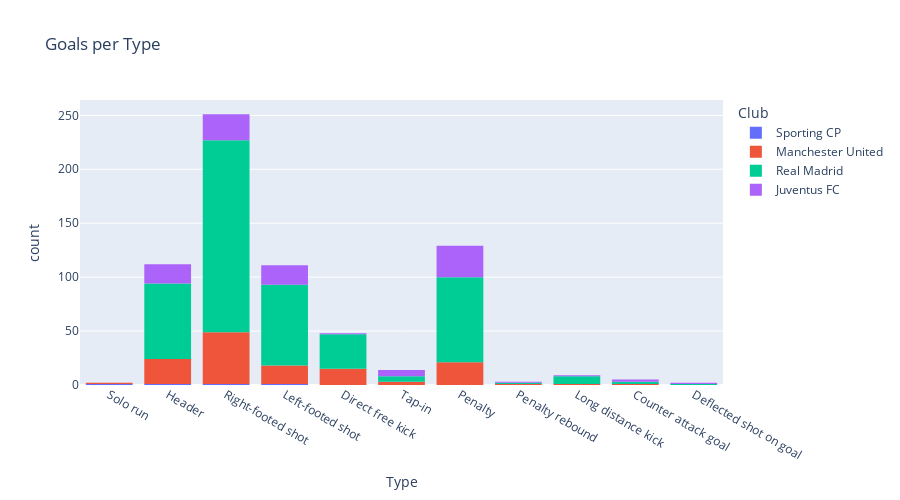

The cell this chart's notebook holds for it:
### Markdown cell above
## 4.6. Goals per Type_of_goal

### Code cell
px.histogram(
    df,
    x='Type',
    title="Goals per Type",
    log_x=False,
    log_y=False,
    #symbol='title',
    #markers=True,
    #width=800, 
    height=500,
    color='Club',
    hover_name='Club',
    hover_data=['Playing_Position','Competition','Season','Club'])

### Figure 1 — Plotly figure (JSON) as saved in the notebook; plotly's stock layout.template omitted (floating-point values rounded to 4 significant figures; data arrays with more than 128 entries replaced by an {"elided": "..."} marker saying what was removed)
{"data": [{"alignmentgroup": "True", "bingroup": "x", "hovertemplate": "Club=Sporting CP<br>Type=%{x}<br>count=%{y}<extra></extra>", "legendgroup": "Sporting CP", "marker": {"color": "#636efa", "pattern": {"shape": ""}}, "name": "Sporting CP", "offsetgroup": "Sporting CP", "orientation": "v", "showlegend": true, "type": "histogram", "x": ["Solo run", "Header", "Right-footed shot", "Left-footed shot", null], "xaxis": "x", "yaxis": "y"}, {"alignmentgroup": "True", "bingroup": "x", "hovertemplate": "Club=Manchester United<br>Type=%{x}<br>count=%{y}<extra></extra>", "legendgroup": "Manchester United", "marker": {"color": "#EF553B", "pattern": {"shape": ""}}, "name": "Manchester United", "offsetgroup": "Manchester United", "orientation": "v", "showlegend": true, "type": "histogram", "x": {"elided": "145 str values"}, "xaxis": "x", "yaxis": "y"}, {"alignmentgroup": "True", "bingroup": "x", "hovertemplate": "Club=Real Madrid<br>Type=%{x}<br>count=%{y}<extra></extra>", "legendgroup": "Real Madrid", "marker": {"color": "#00cc96", "pattern": {"shape": ""}}, "name": "Real Madrid", "offsetgroup": "Real Madrid", "orientation": "v", "showlegend": true, "type": "histogram", "x": {"elided": "450 str values"}, "xaxis": "x", "yaxis": "y"}, {"alignmentgroup": "True", "bingroup": "x", "hovertemplate": "Club=Juventus FC<br>Type=%{x}<br>count=%{y}<extra></extra>", "legendgroup": "Juventus FC", "marker": {"color": "#ab63fa", "pattern": {"shape": ""}}, "name": "Juventus FC", "offsetgroup": "Juventus FC", "orientation": "v", "showlegend": true, "type": "histogram", "x": ["Tap-in", "Left-footed shot", "Left-footed shot", "Left-footed shot", "Tap-in", "Penalty", "Right-footed shot", "Right-footed shot", "Tap-in", "Left-footed shot", "Penalty", "Penalty", "Header", "Right-footed shot", "Penalty", "Header", "Penalty", "Right-footed shot", "Header", "Header", "Right-footed shot", "Header", "Header", "Penalty", "Header", "Header", "Left-footed shot", "Header", "Left-footed shot", "Penalty", "Header", "Right-footed shot", "Right-footed shot", "Penalty", "Penalty", "Tap-in", "Right-footed shot", "Right-footed shot", "Left-footed shot", "Header", "Right-footed shot", "Penalty", "Left-footed shot", "Penalty", "Deflected shot on goal", "Right-footed shot", "Left-footed shot", "Right-footed shot", "Penalty", "Penalty", "Right-footed shot", "Penalty", "Tap-in", "Penalty", "Penalty", "Long distance kick", "Direct free kick", "Left-footed shot", "Penalty", "Penalty", "Penalty", "Counter attack goal", "Right-footed shot", "Penalty", "Left-footed shot", "Right-footed shot", "Penalty", "Header", "Right-footed shot", "Penalty", "Right-footed shot", "Right-footed shot", "Right-footed shot", "Left-footed shot", "Right-footed shot", "Penalty", "Penalty", "Penalty", "Penalty", "Header", "Left-footed shot", "Right-footed shot", "Left-footed shot", "Right-footed shot", "Tap-in", "Penalty", "Left-footed shot", "Left-footed shot", "Header", "Header", "Right-footed shot", "Counter attack goal", "Header", "Penalty", "Left-footed shot", "Header", "Right-footed shot", "Penalty", "Header", "Left-footed shot", "Penalty rebound"], "xaxis": "x", "yaxis": "y"}], "layout": {"barmode": "relative", "height": 500, "legend": {"title": {"text": "Club"}, "tracegroupgap": 0}, "title": {"text": "Goals per Type"}, "xaxis": {"anchor": "y", "domain": [0, 1], "title": {"text": "Type"}}, "yaxis": {"anchor": "x", "domain": [0, 1], "title": {"text": "count"}}}}
